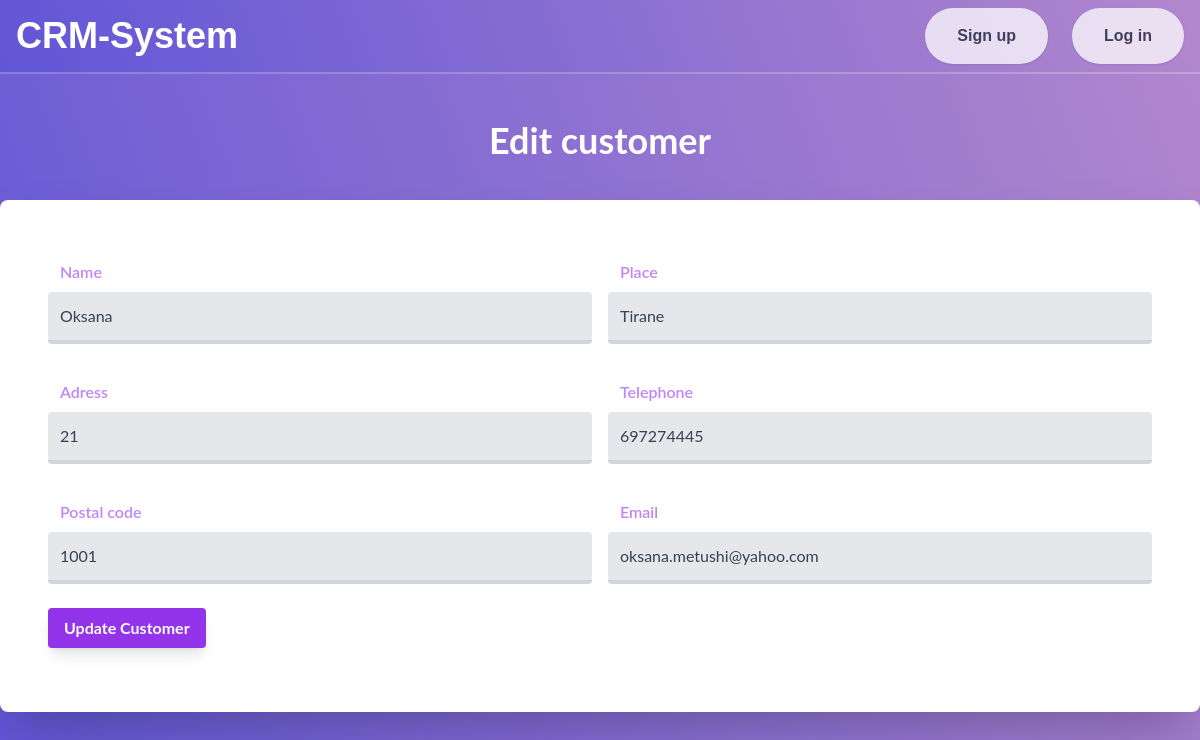
The page /update.php?updateid=6 on the database its author committed.
### tables this page shows
CREATE TABLE `customers` (
  `id` int NOT NULL,
  `customername` varchar(100) NOT NULL,
  `adress` varchar(100) NOT NULL,
  `postalcode` varchar(10) NOT NULL,
  `place` varchar(100) NOT NULL,
  `tel` varchar(100) NOT NULL,
  `email` varchar(100) NOT NULL
);

### includes/update.inc.php (called while the page is built, shortened)
<?php
require_once 'db.inc.php';
$id = $_GET['updateid'];
$sql="SELECT * FROM customers WHERE id=$id";
$result = mysqli_query($conn, $sql);
$row = mysqli_fetch_assoc($result);
$name = $row["customername"];
$adress = $row["adress"];
$postalcode = $row["postalcode"];
$place = $row["place"];
$tel = $row["tel"];
$email = $row["email"];

### update.php (the view, shortened to what this page needs)
<?php
require_once '../crm-system/partials/header.php';
require_once 'includes/update.inc.php';
?>
<section class="pt-12 md:pt-20 pb-6 px-4 lg:px-0" style="font-family:'Lato',sans-serif;">
    <div class="pt-10 mx-auto">
        <h1 class="text-4xl font-bold text-white text-center">Edit customer</h1>
    </div>
    <main class="bg-white p-8 md:p-12 my-10 rounded-lg shadow-2xl w-full max-w-screen-xl mx-auto ">
        <form action="" method="post">
            <div class="grid md:grid-cols-2 grid-cols-1 gap-4">
                <div>
                    <div class="mb-6 pt-3 rounded ">
                        <label class="block text-purple-400 text-md font-semibold mb-2 ml-3" for="email">Name</label>
                        <input type="text" name="name" value=<?php echo $name ?> class="bg-gray-200 rounded w-full text-gray-700 focus:outline-none border-b-4 border-gray-300 focus:border-purple-500/75 transition duration-500 p-3" placeholder="Full name" class="border-2">
                    </div>
                    <div class="mb-6 pt-3 rounded ">
                        <label class="block text-purple-400 text-md font-semibold mb-2 ml-3" for="email">Adress</label>
                        <input type="text" name="adress" value=<?php echo $adress ?> class="bg-gray-200 rounded w-full text-gray-700 focus:outline-none border-b-4 border-gray-300 focus:border-purple-500/75 transition duration-500 p-3" placeholder="Adress" class="border-2">
                    </div>
                    <div class="mb-6 pt-3 rounded ">
                        <label class="block text-purple-400 text-md font-semibold mb-2 ml-3" for="email">Postal code</label>
                        <input type="text" name="postalcode" value=<?php echo $postalcode ?> class="bg-gray-200 rounded w-full text-gray-700 focus:outline-none border-b-4 border-gray-300 focus:border-purple-500/75 transition duration-500 p-3" placeholder="Postal code" class="border-2">
                    </div>
                </div>
                <div>
                    <div class="mb-6 pt-3 rounded ">
                        <label class="block text-purple-400 text-md font-semibold mb-2 ml-3" for="email">Place</label>
                        <input type="text" name="place" value=<?php echo $place ?> class="bg-gray-200 rounded w-full text-gray-700 focus:outline-none border-b-4 border-gray-300 focus:border-purple-500/75 transition duration-500 p-3" placeholder="Place" class="border-2">
                    </div>
                    <div class="mb-6 pt-3 rounded ">
                        <label class="block text-purple-400 text-md font-semibold mb-2 ml-3" for="email">Telephone</label>
                        <input type="tel" name="tel" value=<?php echo $tel ?> class="bg-gray-200 rounded w-full text-gray-700 focus:outline-none border-b-4 border-gray-300 focus:border-purple-500/75 transition duration-500 p-3" placeholder="Telephone" class="border-2">
                    </div>
                    <div class="mb-6 pt-3 rounded ">
                        <label class="block text-purple-400 text-md font-semibold mb-2 ml-3" for="email">Email</label>
                        <input type="email" name="email" value=<?php echo $email ?> class="bg-gray-200 rounded w-full text-gray-700 focus:outline-none border-b-4 border-gray-300 focus:border-purple-500/75 transition duration-500 p-3" placeholder="Email" class="border-2">
                    </div>
                </div>
            </div>
            <button type="submit" name="update" class="bg-purple-600 hover:bg-purple-700 text-white font-bold py-2 rounded shadow-lg hover:shadow-xl transition duration-200 mx-auto p-4">Update Customer</button>
        </form>
    </main>
</section>

### style/css/style.css (style rules this page uses)
html { line-height: 1.5; -webkit-text-size-adjust: 100%; -moz-tab-size: 4; -o-tab-size: 4; tab-size: 4; font-family: ui-sans-serif, system-ui, -apple-system, BlinkMacSystemFont, "Segoe UI", Roboto, "Helvetica Neue", Arial, "Noto Sans", sans-serif, "Apple Color Emoji", "Segoe UI Emoji", "Segoe UI Symbol", "Noto Color Emoji"; font-feature-settings: normal; }
body { margin: 0; line-height: inherit; }
h1, h2, h3, h4, h5, h6 { font-size: inherit; font-weight: inherit; }
button, input, optgroup, select, textarea { font-family: inherit; font-size: 100%; font-weight: inherit; line-height: inherit; color: inherit; margin: 0; padding: 0; }
button, select { text-transform: none; }
button, [type='button'], [type='reset'], [type='submit'] { -webkit-appearance: button; background-color: transparent; background-image: none; }
blockquote, dl, dd, h1, h2, h3, h4, h5, h6, hr, figure, p, pre { margin: 0; }
input::placeholder, textarea::placeholder { opacity: 1; color: #9ca3af; }
button, [role="button"] { cursor: pointer; }
.mx-auto { margin-left: auto; margin-right: auto; }
.my-10 { margin-top: 2.5rem; margin-bottom: 2.5rem; }
.mb-2 { margin-bottom: 0.5rem; }
.mb-6 { margin-bottom: 1.5rem; }
.ml-3 { margin-left: 0.75rem; }
.block { display: block; }
.grid { display: grid; }
.w-full { width: 100%; }
.max-w-screen-xl { max-width: 1280px; }
.grid-cols-1 { grid-template-columns: repeat(1, minmax(0, 1fr)); }
.gap-4 { gap: 1rem; }
.rounded { border-radius: 0.25rem; }
.rounded-lg { border-radius: 0.5rem; }
.border-b-4 { border-bottom-width: 4px; }
.border-gray-300 { --tw-border-opacity: 1; border-color: rgb(209 213 219 / var(--tw-border-opacity)); }
.bg-gray-200 { --tw-bg-opacity: 1; background-color: rgb(229 231 235 / var(--tw-bg-opacity)); }
.bg-purple-600 { --tw-bg-opacity: 1; background-color: rgb(147 51 234 / var(--tw-bg-opacity)); }
.bg-white { --tw-bg-opacity: 1; background-color: rgb(255 255 255 / var(--tw-bg-opacity)); }
.p-3 { padding: 0.75rem; }
.p-4 { padding: 1rem; }
.p-8 { padding: 2rem; }
.px-4 { padding-left: 1rem; padding-right: 1rem; }
.py-2 { padding-top: 0.5rem; padding-bottom: 0.5rem; }
.pb-6 { padding-bottom: 1.5rem; }
.pt-10 { padding-top: 2.5rem; }
.pt-12 { padding-top: 3rem; }
.pt-3 { padding-top: 0.75rem; }
.text-center { text-align: center; }
.text-4xl { font-size: 2.25rem; line-height: 2.5rem; }
.font-bold { font-weight: 700; }
.font-semibold { font-weight: 600; }
.text-gray-700 { --tw-text-opacity: 1; color: rgb(55 65 81 / var(--tw-text-opacity)); }
.text-purple-400 { --tw-text-opacity: 1; color: rgb(192 132 252 / var(--tw-text-opacity)); }
.text-white { --tw-text-opacity: 1; color: rgb(255 255 255 / var(--tw-text-opacity)); }
.shadow-2xl { --tw-shadow: 0 25px 50px -12px rgb(0 0 0 / 0.25); --tw-shadow-colored: 0 25px 50px -12px var(--tw-shadow-color); box-shadow: var(--tw-ring-offset-shadow, 0 0 #0000), var(--tw-ring-shadow, 0 0 #0000), var(--tw-shadow); }
.shadow-lg { --tw-shadow: 0 10px 15px -3px rgb(0 0 0 / 0.1), 0 4px 6px -4px rgb(0 0 0 / 0.1); --tw-shadow-colored: 0 10px 15px -3px var(--tw-shadow-color), 0 4px 6px -4px var(--tw-shadow-color); box-shadow: var(--tw-ring-offset-shadow, 0 0 #0000), var(--tw-ring-shadow, 0 0 #0000), var(--tw-shadow); }
.transition { transition-property: color, background-color, border-color, text-decoration-color, fill, stroke, opacity, box-shadow, transform, filter, -webkit-backdrop-filter; transition-property: color, background-color, border-color, text-decoration-color, fill, stroke, opacity, box-shadow, transform, filter, backdrop-filter; transition-property: color, background-color, border-color, text-decoration-color, fill, stroke, opacity, box-shadow, transform, filter, backdrop-filter, -webkit-backdrop-filter; transition-timing-function: cubic-bezier(0.4, 0, 0.2, 1); transition-duration: 150ms; }
.duration-200 { transition-duration: 200ms; }
.duration-500 { transition-duration: 500ms; }
.gradient { background: linear-gradient(70deg, #6156d7 0%, #b287cd 100%); }
@media (min-width: 768px) { .md\:grid-cols-2 { grid-template-columns: repeat(2, minmax(0, 1fr)); } }
@media (min-width: 768px) { .md\:p-12 { padding: 3rem; } }
@media (min-width: 768px) { .md\:pt-20 { padding-top: 5rem; } }
@media (min-width: 1024px) { .lg\:px-0 { padding-left: 0px; padding-right: 0px; } }

### rows shown on the page
customers: name "Oksana", postalcode "1001", place "Tirane", tel "697274445", email "oksana.metushi@yahoo.com"
